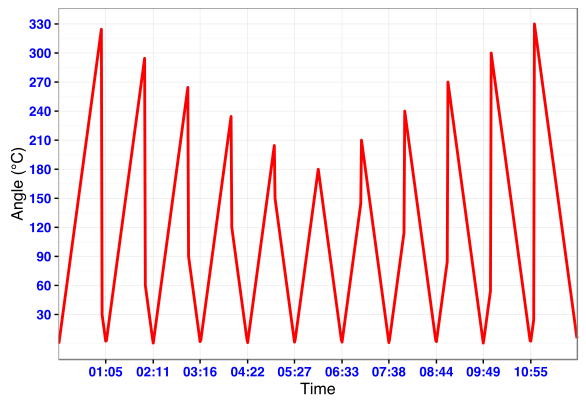

Write R code to recreate this figure.
rm(list=ls())
computeAngle <- function(h1, m) {
  if(h1==12) {h=0} else {h=h1}
  hour_degrees=h*30
  minute_degrees=m*6
  h_difference=minute_degrees/12
  angle=abs(hour_degrees+h_difference-minute_degrees)
  c(h1,m,angle)
}

m_range <- rep(seq(0,59,1),12)
h_range <- sort(rep(seq(0,11,1),60))

results <- as.data.frame(t((mapply(computeAngle, h_range, m_range))))
colnames(results) <- c("hour", "minute", "angle")
attach(results)
results_ordered <- results[order(hour,minute),]
detach(results)
head(results_ordered)
results_ordered$time <- paste(sprintf("%02d",results_ordered$hour), sprintf("%02d",results_ordered$minute), sep=":")
library(ggplot2)
breaks_x<-results_ordered$time[seq(0,660,60)+1]
breaks_y<-seq(30,360,30)
breaks_x_min <- results_ordered$time[which(results_ordered$angle>0 & results_ordered$angle<3)]

blue.bold.text <- element_text(face = "bold", color = "blue", size = 10)
ggplot(results_ordered, aes(x=time, y=angle, group=1)) + 
  geom_line(colour="red", size=1) + 
  scale_x_discrete(breaks=breaks_x_min) + 
  scale_y_continuous(breaks=breaks_y) +
  theme_bw() + 
  labs(x = "Time", y = "Angle (°C)") + 
  theme(axis.text.x = blue.bold.text, axis.text.y=blue.bold.text)


## axis.text.x for x axis only
